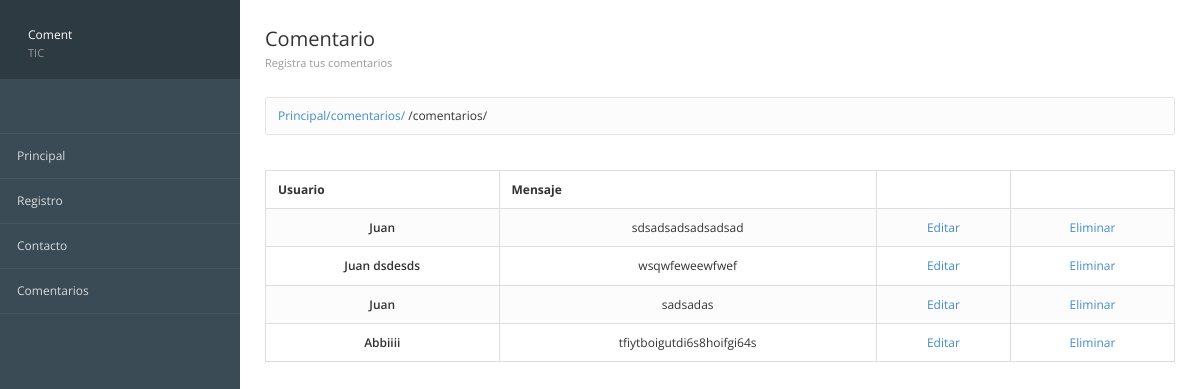
/comentarios/, run on the app's committed database.
### registros/models.py (models this page shows, shortened)
class ComentarioContacto(models.Model):
    id = models.AutoField(primary_key=True, verbose_name="Clave")
    usuario = models.CharField(max_length=100, verbose_name="Usuario")
    mensaje = models.TextField(verbose_name="Comentario")
    created = models.DateTimeField(auto_now_add=True, verbose_name="Registrado")
    class Meta:
        verbose_name = "Comentario Contacto"
        verbose_name_plural = "Comentarios Contactos"
        ordering = ["-created"]

### registros/views.py (the view)
# urls.py: path('comentarios/', views_registros.coment, name='Comentario'),
def coment(request):
    comentarios = ComentarioContacto.objects.all()
    return render(request, 'registros/comentarios.html', {'comentarios': comentarios})

### registros/templates/registros/comentarios.html (shortened to what this page needs)
{% extends 'inicio/encabezado.html' %} {% block imagen %} {%load static%} {% endblock %} {% block text %} Coment <span>TIC</span> {% endblock %}
%} {% block encabezado %}
<div class="page-header">
    <div class="page-title">
        <h3>Comentario
            <small>Registra tus comentarios</small></h3>
    </div>
</div>
{% endblock %}
{% block contenido %}
<table class="table table-bordered table-striped">
    <thead>
        <tr>
            <th>Usuario</th>
            <th>Mensaje</th>
            <th></th>
            <th></th>
        </tr>
    </thead>
    <tbody>
        {% for coments in comentarios %}
        <tr style="text-align: center;">
            <td class="text-semibold">{{coments.usuario}}</td>
            <td class="muted">{{coments.mensaje}}</td>
            <td class="muted"><a href="{%url 'ConsultarIndividual' coments.id %}">Editar</a>
            </td>
            <td class="text-center"><a href="{%url 'Eliminar' coments.id%}">Eliminar</a></td>
        </tr>
        {% endfor %}
    </tbody>
</table>
{% endblock %}

### inicio/static/inicio/css/londinium-theme.css (style rules this page uses)
.panel-toolbar:after, .page-header:after, .header-bar-stats .page-stats li:after, .panel-heading:after { content: ""; display: table; clear: both; }
html { height: 100%; }
body { font-family: 'Open Sans', sans-serif; font-size: 12px; position: relative; min-height: 100%; }
a { cursor: pointer; }
h1, h2, h3, h4, h5, h6, .h1, .h2, .h3, .h4, .h5, .h6 { font-weight: 600; line-height: 1.42857143; margin-top: 0; }
h3, .h3 { font-size: 20px; }
.text-semibold { font-weight: 600; }
.page-header { padding: 0; margin: 0; position: relative; border: 0; }
.page-header small { display: block; font-size: 11px; color: #999; margin: 8px 0 0 0; }
.page-title { float: left; }
.page-title h3 { padding: 29px 0; margin: 0; font-weight: 400; line-height: 20px; }
.table { margin-bottom: 0; }
.table > thead > tr > th { border-bottom-width: 1px; outline: 0; }
.table > thead > tr > th, .table > tbody > tr > th, .table > tfoot > tr > th, .table > thead > tr > td, .table > tbody > tr > td, .table > tfoot > tr > td { vertical-align: middle; padding: 10px 12px; }
.table-striped > tbody > tr:nth-child(odd) > td, .table-striped > tbody > tr:nth-child(odd) > th, .table-hover > tbody > tr:hover > td, .table-hover > tbody > tr:hover > th { background-color: #fcfcfc; }

### data on the page
ComentarioContacto: usuario "Juan", mensaje "sdsadsadsadsadsad"
ComentarioContacto: usuario "Juan dsdesds", mensaje "wsqwfeweewfwef"
ComentarioContacto: usuario "Juan", mensaje "sadsadas"
ComentarioContacto: usuario "Abbiiii", mensaje "tfiytboigutdi6s8hoifgi64s"

### other printed values
{{ request.path }} "/comentarios/"
